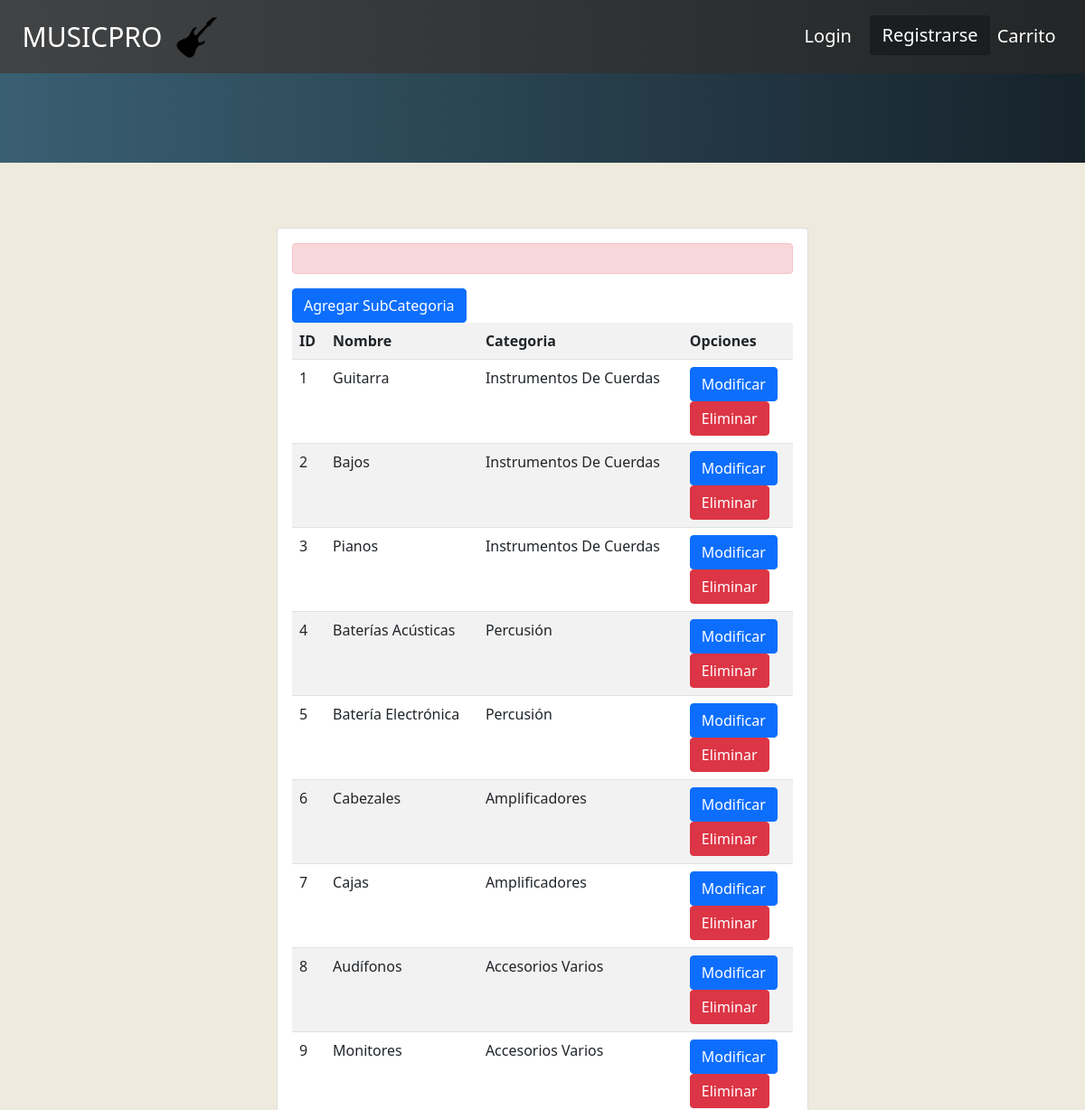
Before: /list_subcat/ (upper part) with the older database file.
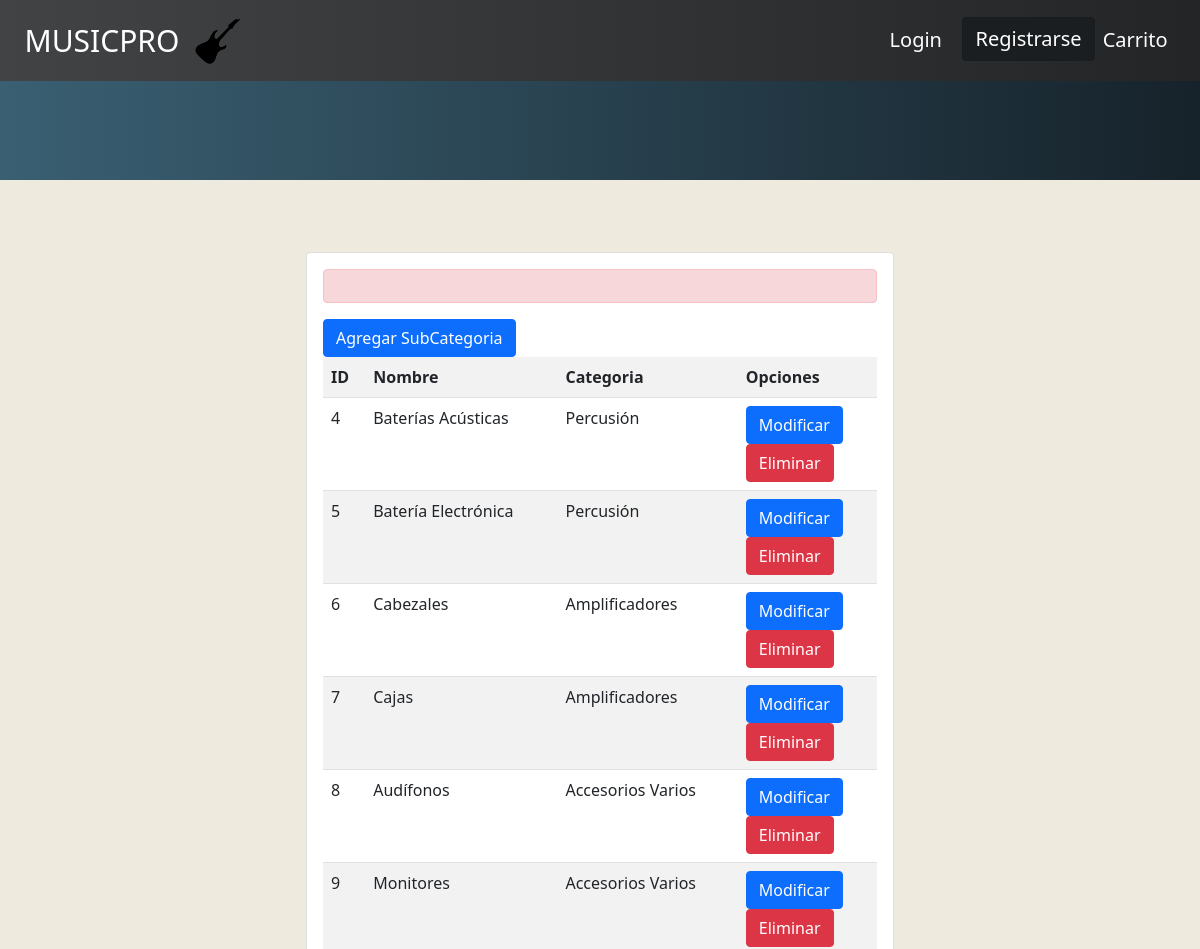
After: the same page with the newer database file.
### core/models.py (models this page shows, shortened)
class Sub_Categoria(models.Model):
    nom_subcat = models.CharField(max_length=200, null=False)
    categoria = models.ForeignKey(Categoria, on_delete=models.CASCADE)

class Categoria(models.Model):
    categoria = models.CharField(max_length=200, null=False)
    def __str__(self):
        return self.categoria

### core/views.py (the view)
# urls.py: path('list_subcat/', views.list_subcat, name="list_subcat"),
def list_subcat(request):
    all_subcat = Sub_Categoria.objects.all()
    data ={
        'all_subcat':all_subcat
    }
    return render(request, 'core/list_subcat.html', data)

### core/templates/core/list_subcat.html (shortened to what this page needs)
{% extends 'core/base.html' %}
{% block content %}
{% load humanize %}
<br>
<br>
<br>
<div class="row">
    <div class="col-12 col-md-6 offset-md-3">
        <div class="card">
            <div class="card-body">
                <div>
                    <p class="alert alert-danger">{{ mensaje }}</p>
                    <a class="btn btn-primary" href="{% url 'new_subcat' %}">Agregar SubCategoria</a>
                </div>
                <table class="table table-striped table-hover">
                    <tr>
                        <th>ID</th>
                        <th>Nombre</th>
                        <th>Categoria</th>
                        <th>Opciones</th>
                    </tr>
                    {% for as in all_subcat %}
                    <tr>
                        <td>{{ as.id | title }}</td>
                        <td>{{ as.nom_subcat | title }}</td>
                        <td>{{ as.categoria | title }}</td>
                        <td>
                            <a class="btn btn-primary" href="{% url 'modify_subcat' as.id %}">Modificar</a>
                            <br>
                            <a class="btn btn-danger" href="{% url 'delete_subcat' as.id %}">Eliminar</a>
                        </td>
                    </tr>
                    {% endfor %}
                </table>
            </div>
        </div>
    </div>
</div>
<br>
<br>
<br>
{% endblock %}

Changed rows visible on the page:
removed Sub_Categoria: id "1", nom_subcat "Guitarra", categoria "Instrumentos De Cuerdas"
removed Sub_Categoria: id "2", nom_subcat "Bajos", categoria "Instrumentos De Cuerdas"
removed Sub_Categoria: id "3", nom_subcat "Pianos", categoria "Instrumentos De Cuerdas"
